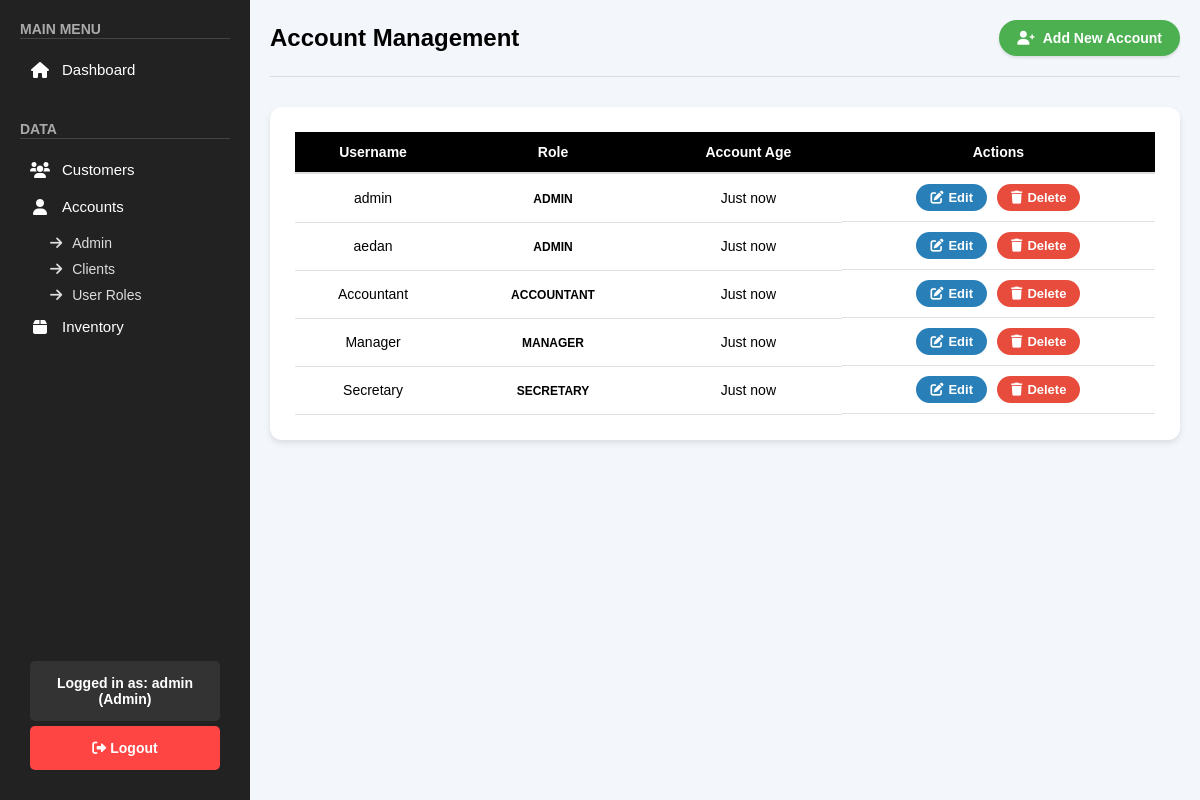
Page /public/pages/accounts.php (signed in) on the committed database.
### tables this page shows
CREATE TABLE `accounts` (
  `id` int(11) NOT NULL,
  `username` varchar(50) NOT NULL,
  `password` varchar(255) NOT NULL,
  `created_at` timestamp NOT NULL DEFAULT current_timestamp(),
  `role` varchar(255) DEFAULT NULL
);

### public/pages/accounts.php (the view, shortened to what this page needs)
<?php
include "../../backend/check_role.php";
$sql = "SELECT id, username, role, created_at FROM accounts ORDER BY FIELD(role, 'Admin') DESC, role ASC, username ASC";
$result = $conn->query($sql);
?>
<!DOCTYPE html>
<html lang="en">
<head>
    <link rel="stylesheet" href="/top_exchange/public/css/accounts.css">
    <link rel="stylesheet" href="/top_exchange/public/css/sidebar.css">
    <link rel="stylesheet" href="https://cdnjs.cloudflare.com/ajax/libs/font-awesome/6.0.0/css/all.min.css">
    <link rel="stylesheet" href="https://cdnjs.cloudflare.com/ajax/libs/toastr.js/latest/toastr.min.css">
</head>
<body>
    <?php include '../sidebar.php'; ?>
    <div class="main-content">
        <div class="accounts-header">
            <h1>Account Management</h1>
            <button onclick="openAddAccountForm()" class="add-account-btn">
                <i class="fas fa-user-plus"></i> Add New Account
            </button>
        </div>
        <div class="accounts-table-container">
            <table class="accounts-table">
                <thead>
                    <tr>
                        <th>Username</th>
                        <th>Role</th>
                        <th>Account Age</th>
                        <th>Actions</th>
                    </tr>
                </thead>
                <tbody>
                    <?php if ($result && $result->num_rows > 0): ?>
                        <?php while ($row = $result->fetch_assoc()):
                            $created_at = new DateTime($row['created_at']);
                            $now = new DateTime();
                            $diff = $created_at->diff($now);
                            if ($diff->y > 0) {
                                $account_age = $diff->y . " year" . ($diff->y > 1 ? "s" : "") . " ago";
                            } elseif ($diff->m > 0) {
                                $account_age = $diff->m . " month" . ($diff->m > 1 ? "s" : "") . " ago";
                            } elseif ($diff->d > 0) {
                                $account_age = $diff->d . " day" . ($diff->d > 1 ? "s" : "") . " ago";
                            } else {
                                $account_age = "Just now";
                            }
                        ?>
                            <tr>
                                <td><?= htmlspecialchars($row['username']) ?></td>
                                <td>
                                    <?php
                                    $role = ucfirst($row['role']);
                                    echo "<span class='role-label role-$row[role]'>$role</span>";
                                    ?>
                                </td>
                                <td><?= $account_age ?></td>
                                <td class="action-buttons">
                                    <button class="edit-btn" onclick="openEditAccountForm(<?= $row['id'] ?>, '<?= htmlspecialchars($row['username']) ?>', '<?= $row['role'] ?>')">
                                        <i class="fas fa-edit"></i> Edit
                                    </button>
                                    <button class="delete-btn" onclick="openDeleteModal(<?= $row['id'] ?>, '<?= htmlspecialchars($row['username']) ?>')">
                                        <i class="fas fa-trash"></i> Delete
                                    </button>
                                </td>
                            </tr>
                        <?php endwhile; ?>
                    <?php else: ?>
                        <tr>
                            <td colspan="5" class="no-accounts">No accounts found.</td>
                        </tr>
                    <?php endif; ?>
                </tbody>
            </table>
        </div>
    </div>
</body>
</html>

### public/sidebar.php (shortened to what this page needs)
<?php
include_once "../../backend/check_role.php";
$role = $_SESSION['role'] ?? 'guest';
$stmt = $conn->prepare("SELECT pages FROM roles WHERE role_name = ? AND status = 'active'");
$stmt->bind_param("s", $role);
$stmt->execute();
$stmt->bind_result($pages);
$allowedPages = array_map('trim', explode(',', $pages));
?>
<div class="sidebar">
    <div>
        <div class="menu-section">
            <span class="menu-title"><b>MAIN MENU</b></span>
            <hr>
            <?php if (in_array('Dashboard', $allowedPages)): ?>
                <a href="/top_exchange/public/pages/dashboard.php" class="menu-item">
                    <i class="fas fa-home"></i> Dashboard
                </a>
            <?php endif; ?>
        </div>
        <div class="menu-section">
            <span class="menu-title"><b>DATA</b></span>
            <hr>
            <?php if (in_array('Customers', $allowedPages)): ?>
                <a href="/top_exchange/public/pages/customers.php" class="menu-item">
                    <i class="fas fa-users"></i> Customers
                </a>
            <?php endif; ?>
            <?php if (in_array('Accounts - Admin', $allowedPages) || in_array('Accounts - Clients', $allowedPages) || in_array('User Roles', $allowedPages)): ?>
                <div class="submenu">
                    <span class="menu-item no-hover">
                        <i class="fas fa-user"></i> Accounts
                    </span>
                    <div class="submenu-items">
                        <?php if (in_array('Accounts - Admin', $allowedPages)): ?>
                            <a href="/top_exchange/public/pages/accounts.php" class="submenu-item">
                                <i class="fas fa-arrow-right"></i> Admin
                            </a>
                        <?php endif; ?>
                        <?php if (in_array('Accounts - Clients', $allowedPages)): ?>
                            <a href="/top_exchange/public/pages/accounts_clients.php" class="submenu-item">
                                <i class="fas fa-arrow-right"></i> Clients
                            </a>
                        <?php endif; ?>
                        <?php if (in_array('User Roles', $allowedPages)): ?>
                            <a href="/top_exchange/public/pages/user_roles.php" class="submenu-item">
                                <i class="fas fa-arrow-right"></i> User Roles
                            </a>
                        <?php endif; ?>
                    </div>
                </div>
            <?php endif; ?>
            <?php if (in_array('Inventory', $allowedPages)): ?>
                <a href="/top_exchange/public/pages/inventory.php" class="menu-item">
                    <i class="fas fa-box"></i> Inventory
                </a>
            <?php endif; ?>
        </div>
    </div>
    <div class="account-section">
        <div class="account-info">
            Logged in as:
            <strong>
                <?php
                echo isset($_SESSION['username'])
                    ? htmlspecialchars($_SESSION['username'])
                    : "Guest";
                ?>
            </strong> (<?= htmlspecialchars(ucfirst($role)) ?>)
        </div>
        <a href="/top_exchange/backend/logout.php" class="logout-btn">
            <i class="fas fa-sign-out-alt"></i> Logout
        </a>
    </div>
</div>

### public/css/accounts.css (style rules this page uses)
body { font-family: Arial, sans-serif; background-color: #f3f6fb; margin: 0; box-sizing: border-box; }
.accounts-header { display: flex; justify-content: space-between; align-items: center; margin-bottom: 30px; padding-bottom: 20px; border-bottom: 1px solid #ddd; }
.accounts-header h1 { font-size: 24px; font-weight: bold; display: flex; align-items: center; gap: 12px; }
.add-account-btn { padding: 10px 18px; font-size: 14px; border: none; font-weight: bold; color: white; background-color: #4CAF50; border-radius: 20px; text-decoration: none; transition: 0.3s; display: flex; align-items: center; gap: 8px; box-shadow: 0px 2px 3px rgba(0, 0, 0, 0.1); }
.accounts-table-container { background-color: #ffffff; padding: 25px; border-radius: 12px; box-shadow: 0px 3px 6px rgba(0, 0, 0, 0.1); }
.accounts-table { width: 100%; border-collapse: collapse; font-size: 14px; }
.accounts-table th { background-color: black; color: white; font-weight: bold; padding: 12px; text-align: center; border-bottom: 2px solid #ddd; }
.accounts-table td { padding: 10px; text-align: center; border-bottom: 1px solid #e0e0e0; }
.action-buttons { display: flex; justify-content: center; gap: 10px; }
.edit-btn, .delete-btn { padding: 6px 14px; font-size: 13px; font-weight: 600; border-radius: 20px; text-decoration: none; transition: background-color 0.3s; display: flex; align-items: center; gap: 5px; border: none; }
.edit-btn { background-color: #2980b9; color: white; }
.delete-btn { background-color: #e74c3c; color: white; }
.role-label { font-weight: bold; padding: 4px 8px; border-radius: 12px; font-size: 12px; text-transform: uppercase; }

### public/css/sidebar.css (style rules this page uses)
* { margin: 0; padding: 0; box-sizing: border-box; font-family: Arial, sans-serif; text-decoration: none; }
.sidebar { width: 250px; background: #222; color: white; padding: 20px; display: flex; flex-direction: column; justify-content: space-between; height: 100vh; position: fixed; left: 0; top: 0; }
.menu-section { margin-bottom: 32px; }
.menu-title { font-size: 14px; font-weight: bold; color: #aaa; margin-bottom: 10px; margin-top: 20px; }
hr { border: none; height: 1px; background: #444; margin-bottom: 12px; }
.menu-item { display: flex; align-items: center; gap: 10px; background: none; border: none; color: white; font-size: 15px; font-weight: 400; padding: 10px 15px; width: 100%; text-align: left; cursor: pointer; transition: background 0.2s ease-in-out; border-radius: 4px; }
.submenu { display: flex; flex-direction: column; }
.submenu-items { display: flex; flex-direction: column; margin-left: 20px; margin-top: 5px; }
.submenu-item { display: flex; align-items: center; gap: 10px; background: none; border: none; color: #ddd; font-size: 14px; font-weight: 400; padding: 5px 10px; width: 100%; text-align: left; cursor: pointer; transition: background 0.2s ease-in-out; border-radius: 4px; }
.account-section { margin-top: auto; display: flex; flex-direction: column; align-items: stretch; gap: 5px; padding: 10px; width: 100%; background-color: #222; }
.account-info { background: #333; padding: 14px; border-radius: 5px; font-size: 14px; color: white; font-weight: bold; text-align: center; width: 100%; }
.logout-btn { background: #ff4444; padding: 14px; font-size: 14px; font-weight: bold; color: white; text-align: center; border: none; border-radius: 5px; cursor: pointer; transition: background 0.2s ease; width: 100%; }
.main-content { margin-left: 250px; padding: 20px; }
.menu-item { display: flex; align-items: center; gap: 12px; padding: 10px; font-size: 15px; font-weight: 400; color: white; text-align: left; border-radius: 4px; transition: background 0.2s ease-in-out; cursor: pointer; }
.menu-item i { width: 20px; text-align: center; font-size: 16px; }

### rows in the picture
accounts: username "admin", role "ADMIN"
accounts: username "aedan", role "ADMIN"
accounts: username "Accountant", role "ACCOUNTANT"
accounts: username "Manager", role "MANAGER"
accounts: username "Secretary", role "SECRETARY"

### other values in the picture
$_SESSION['username'] "admin"
$role "Admin"
